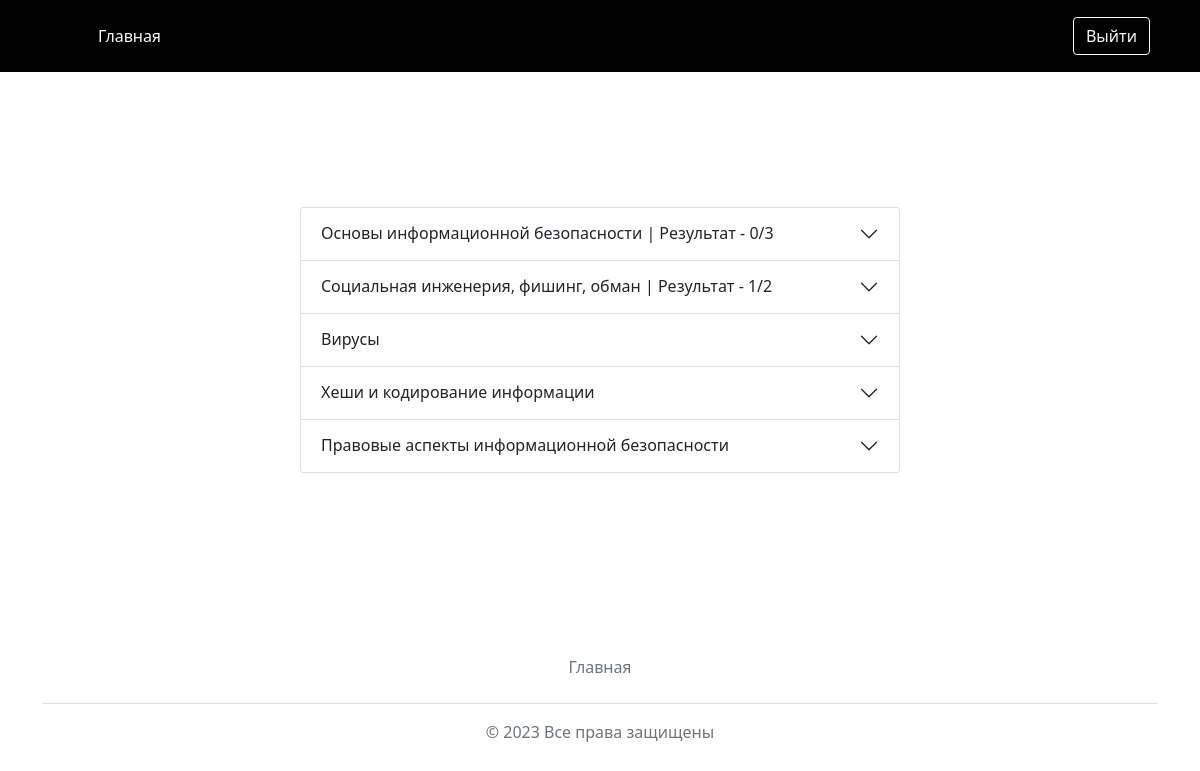
/platformApp/ (signed in), run on the app's committed database.
### platformApp/models.py (models this page shows, shortened)
class Theme(models.Model):
    name = models.CharField(max_length=150)

class Profile(models.Model):
    user = models.OneToOneField(User, on_delete=models.CASCADE, null=True)
    grade = models.IntegerField()
    tests = models.JSONField(null=True, blank=True)

### platformApp/views.py (the view)
# urls.py: path('', views.index, name='index'),
def index(request):
    themes = Theme.objects.all()
    context = {
        "title": "Platform",
        "themes": themes,
        "profile": Profile.objects.get(user=request.user)
    }
    return render(request, "platform/index.html", context)

### platformApp/templatetags/tags.py (called while the page is built)
@register.filter
def get_item(dictionary, key):
    return dictionary.get(key)

### platformApp/templates/platform/index.html (shortened to what this page needs)
{% extends 'platform/base.html' %}
{% load tags %}
{% block content %}
<div class="accordion col-6" id="themeAccordion">
    {% if themes %}
    {% for theme in themes %}
    <div class="accordion-item">
        <h2 class="accordion-header" id="heading{{forloop.counter}}">
            <button class="accordion-button collapsed" type="button" data-bs-toggle="collapse"
                data-bs-target="#collapse{{forloop.counter}}" aria-expanded="false" aria-controls="collapse{{forloop.counter}}">
                {{ theme.name }} {% if theme.name in profile.tests %} | Результат - {{profile.tests|get_item:theme.name}}{% endif %}
            </button>
        </h2>
    </div>
    {% endfor %}
    {% endif %}
</div>
{% endblock content %}

### platformApp/templates/platform/base.html (shortened to what this page needs)
{% load static %}
<!DOCTYPE html>
<html lang="en">
<head>
    <link href="https://cdn.jsdelivr.net/npm/bootstrap@5.1.3/dist/css/bootstrap.min.css" rel="stylesheet"
>
    <link rel="stylesheet" href="{% static 'platform/css/style.css' %}">
</head>
<body class="d-flex flex-column min-height-100">
    <header class="p-3 text-bg-dark">
        {% block header %}
        <div class="container">
            <div class="d-flex flex-wrap align-items-center justify-content-center justify-content-lg-start">
                <a href="/" class="d-flex align-items-center mb-2 mb-lg-0 text-white text-decoration-none">
                    <svg class="bi me-2" width="40" height="32" role="img" aria-label="Bootstrap">
                        <use xlink:href="#bootstrap"></use>
                    </svg>
                </a>
                <ul class="nav col-12 col-lg-auto me-lg-auto mb-2 justify-content-center mb-md-0">
                    <li><a href="{% url 'index' %}" class="nav-link px-2 text-light">Главная</a></li>
                </ul>
                <div class="text-end">
                    {% if user.is_authenticated %}
                    <a href="{% url 'logout' %}"><button type="button"
                        class="btn btn-outline-light me-2">Выйти</button></a>
                    {% else %}
                    <a href="{% url 'login' %}"><button type="button"
                            class="btn btn-outline-light me-2">Войти</button></a>
                    {% endif %}
                </div>
            </div>
        </div>
        {% endblock header %}
    </header>
    <main class="flex-grow-1 flex-shrink-0 flex-basis-auto">
        {% block content %}
        {% endblock content %}
    </main>
    <footer class="flex-shrink-0">
        {% block footer %}
        <div class="container">
            <footer class="py-3 my-4">
                <ul class="nav justify-content-center border-bottom pb-3 mb-3">
                    <li class="nav-item"><a href="{% url 'index' %}" class="nav-link px-2 text-muted">Главная</a></li>
                </ul>
                <p class="text-center text-muted">© 2023 Все права защищены</p>
            </footer>
        </div>
        {% endblock footer %}
    </footer>
</body>
</html>

### platformApp/static/platform/css/style.css (style rules this page uses)
header { background-color: black; }
.flex-basis-auto { flex-basis: auto; }
.min-height-100 { min-height: 100vh; }
main { display: flex; justify-content: center; align-items: center; }

### data on the page
Theme: name "Основы информационной безопасности"
Profile: tests|get_item "0/3", tests|get_item "1/2"
Theme: name "Социальная инженерия, фишинг, обман"
Theme: name "Вирусы"
Theme: name "Хеши и кодирование информации"
Theme: name "Правовые аспекты информационной безопасности"
